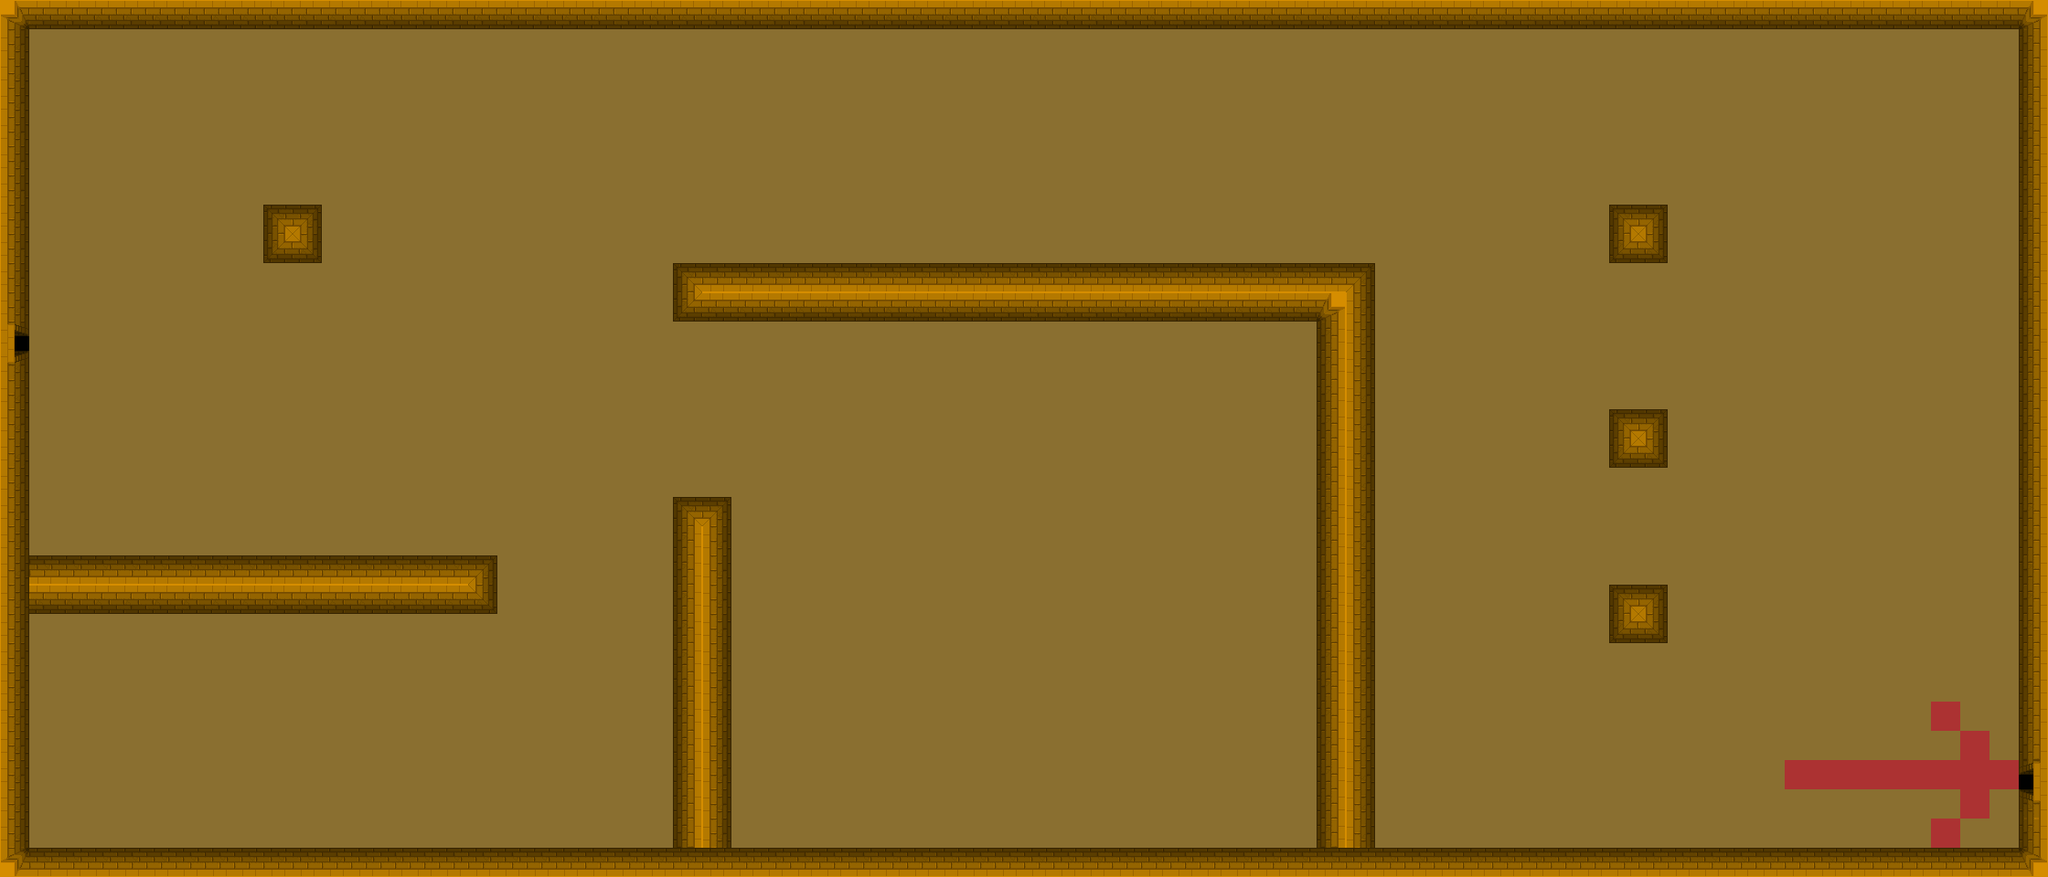

Rendered tile map (Tiled .tmx) drawn with the repository's tilesets; below, a short description and the map source with its tile grids summarised:
An orthogonal 70x30 tile map with 32x32 px tiles, 1 tile layer (tileView), 2 tilesets and 32 objects.

<map version="1.4" tiledversion="1.4.3" orientation="orthogonal" renderorder="right-down" width="70" height="30" tilewidth="32" tileheight="32" infinite="0" nextlayerid="13" nextobjectid="42">
 <editorsettings>
  <export target="level1.lua" format="lua" />
 </editorsettings>
 <tileset firstgid="1" name="tiles" tilewidth="32" tileheight="32" tilecount="25" columns="5">
  <image source="tiles_1.png" width="160" height="160" />
 </tileset>
 <tileset firstgid="26" name="tiles2" tilewidth="32" tileheight="32" tilecount="483" columns="23">
  <image source="tiles_3.png" width="736" height="672" />
 </tileset>
 <layer id="1" name="tileView" width="70" height="30">
  <data>[2100 cells, 2100 non-empty, 18 distinct tile ids]</data>
 </layer>
 <objectgroup id="7" name="fruits" />
 <objectgroup id="5" name="tnt" />
 <objectgroup id="4" name="soldiers" />
 <objectgroup id="3" name="zombies">
  <object id="13" x="1121.33" y="65.3333" width="14.6667" height="6.66667" />
  <object id="14" x="1137.33" y="236" width="13.3333" height="6.66667" />
  <object id="15" x="889.333" y="690.667" width="12" height="16" />
  <object id="16" x="1317.33" y="689.333" width="14.6667" height="14.6667" />
  <object id="17" x="2045.33" y="245.333" width="9.33333" height="10.6667" />
  <object id="18" x="1568" y="884" width="9.33333" height="17.3333" />
  <object id="19" x="1994.67" y="669.333" width="8" height="8" />
  <object id="20" x="1645.33" y="488" width="5.33333" height="13.3333" />
  <object id="21" x="167" y="853" width="10" height="13" />
  <object id="22" x="521" y="839" width="12" height="13" />
  <object id="23" x="1112" y="444" width="12" height="17" />
  <object id="24" x="1529" y="128" width="7" height="12" />
  <object id="30" x="1047" y="831" />
  <object id="31" x="1351" y="511" />
  <object id="32" x="1382" y="82" />
  <object id="33" x="895" y="167" />
  <object id="34" x="661" y="635" />
  <object id="35" x="2001" y="425" />
  <object id="36" x="1911" y="105" />
 </objectgroup>
 <objectgroup id="2" name="boundary">
  <object id="2" x="26" y="2" width="2214" height="24" />
  <object id="3" x="-2" y="0" width="28" height="958" />
  <object id="4" x="26" y="926" width="2214" height="32" />
  <object id="5" x="2208" y="22" width="34" height="898" />
  <object id="6" x="28" y="608" width="516" height="64" />
  <object id="7" x="736" y="545" width="64" height="380" />
  <object id="8" x="736" y="288" width="768" height="60" />
  <object id="9" x="1440" y="349" width="63" height="577" />
  <object id="25" x="288" y="224" width="65" height="64" />
  <object id="26" x="1759" y="640" width="66" height="64" />
  <object id="27" x="1759" y="447" width="65" height="66" />
  <object id="28" x="1759" y="224" width="65" height="65" />
 </objectgroup>
 <objectgroup id="12" name="flag">
  <object id="41" x="2191" y="851" />
 </objectgroup>
</map>
